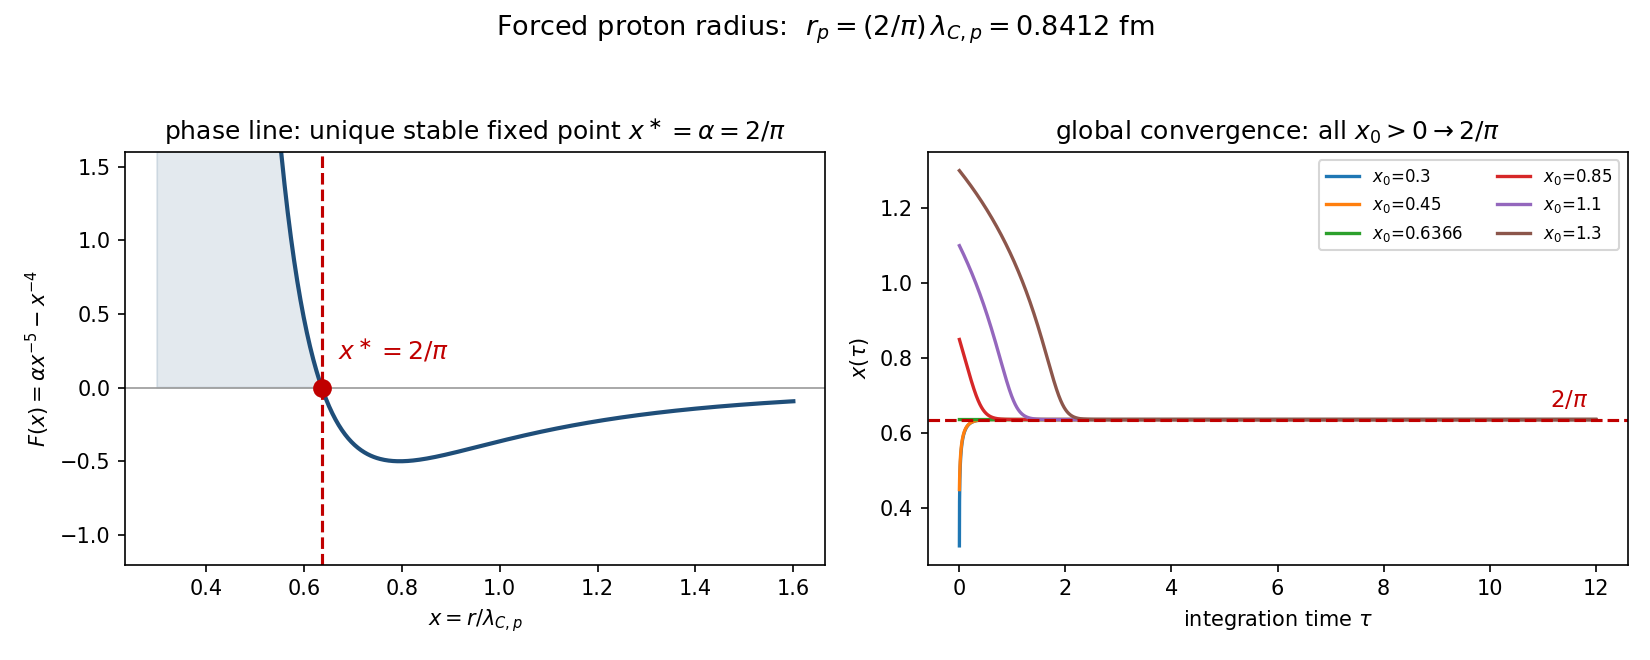

This chart was generated by the following Python code:
"""
forced_circle_attractor.py
================================================================================
VP 잼밍 이론 — "강제된 원" 양성자 반경 끌개 (PROTON, not quantum).

물리:  등정적 잼밍 코어(z=2d)는 전단 여유가 0이라, 회전이 임의로 접촉을 깨
       언잼시킨다. 언잼 물질은 단일 C3 노즐로만 빠져나가 *방향성 유입*을 만든다
       (= 백서 6.2 의 r^-4 항, 가정이 아니라 회전의 귀결).  바깥으로는 정류된
       강성 반발(alpha * r^-5).  두 항의 평형이 코어 반경을 '못박는다'.

지배식 (반경 x = r / lambda_Cp, 무차원):

       dx/dt = F(x) = alpha * x^-5  -  x^-4 ,     alpha = 2/pi

  - 고정점:  alpha x^-5 = x^-4  =>  x* = alpha = 2/pi = 0.63662
  - 안정성:  F'(x) = -5 alpha x^-6 + 4 x^-5 ,  F'(x*) = -alpha^-5 = -(pi/2)^5 ~ -9.56 < 0  (안정)
  - 유일성:  양의 고정점은 x* 하나뿐 (F(x)=0 <=> x=alpha)
  - 전역성:  x>0 에서 x<x* 면 F>0(증가), x>x* 면 F<0(감소) => 모든 양의 초기값이 x* 로 수렴

  => r_p = (2/pi) * lambda_Cp = 0.8412 fm  (강제됨, 자유 파라미터 아님)

지수 -5, -4 는 평형 *위치*만 정하고, 평형값 2/pi 는 정류 생존분율 <|cos|>_2D 에서 온다.
(2/pi 의 닫힌 형태 증명은 06_constants_scales_geometry 참조.)

등급: [F]/[V]  (닫힌 형태 + 수치 적분 검증).

실행:  python3 forced_circle_attractor.py
출력:  콘솔 요약 + forced_circle_attractor.png/.pdf (위상선 + 수렴 궤적)
의존:  numpy, matplotlib
"""

import numpy as np
import matplotlib; matplotlib.use("Agg")
import matplotlib.pyplot as plt

ALPHA      = 2/np.pi
LAMBDA_C_P = 1.32140985539e-15   # m (양성자 콤프턴 파장)

def F(x):  return ALPHA * x**-5 - x**-4
def Fp(x): return -5*ALPHA * x**-6 + 4 * x**-5

# ---- 고정점 / 안정성 (해석) -------------------------------------------------
xstar = ALPHA
Fp_star_analytic = -ALPHA**-5            # = -(pi/2)^5
print("="*70)
print("강제된 원 — 양성자 반경 끌개")
print("="*70)
print(f"  고정점       x* = alpha = 2/pi            = {xstar:.6f}")
print(f"  F(x*)                                     = {F(xstar):.3e}  (~0)")
print(f"  F'(x*) 해석  = -(pi/2)^5                   = {Fp_star_analytic:.4f}")
print(f"  F'(x*) 수치                                = {Fp(xstar):.4f}   (<0 => 안정)")
print(f"  => r_p = (2/pi)*lambda_Cp                  = {xstar*LAMBDA_C_P*1e15:.4f} fm")

# ---- 유일성: F(x)=0 의 양의 근 (격자 스캔) ----------------------------------
xs = np.linspace(0.2, 2.0, 400000)
fv = F(xs)
roots = xs[:-1][np.sign(fv[:-1]) != np.sign(fv[1:])]
print(f"  (0.2,2.0) 구간 양의 근 개수                 = {len(roots)}  -> {np.round(roots,5)}")

# ---- 전역 수렴: 여러 초기값에서 적분 ---------------------------------------
def integrate(x0, dt=2e-4, steps=60000):
    x = x0; traj = [x]
    for _ in range(steps):
        x = max(x + dt*F(x), 1e-6)      # 명시적 오일러 + 양수 클립
        traj.append(x)
    return np.array(traj)

x0_list = [0.30, 0.45, 0.6366, 0.85, 1.10, 1.30]
finals  = []
trajs   = {}
for x0 in x0_list:
    tr = integrate(x0); trajs[x0] = tr; finals.append(tr[-1])
print(f"  초기값 {x0_list}")
print(f"  수렴값                                     = {np.round(finals,5)}")
print(f"  모두 x*=2/pi={xstar:.5f} 로 수렴?            -> {np.allclose(finals, xstar, atol=2e-3)}")

# ---- 그림: (좌) 위상선 F(x),  (우) 수렴 궤적 -------------------------------
fig, (ax1, ax2) = plt.subplots(1, 2, figsize=(11, 4.4))

xx = np.linspace(0.30, 1.6, 600)
ax1.axhline(0, color="0.6", lw=0.8)
ax1.plot(xx, F(xx), color="#1f4e79", lw=2)
ax1.axvline(xstar, color="#c00000", ls="--", lw=1.5)
ax1.plot([xstar], [0], "o", color="#c00000", ms=8, zorder=5)
ax1.annotate(r"$x^\ast=2/\pi$", (xstar, 0), textcoords="offset points",
             xytext=(8, 14), color="#c00000", fontsize=12)
ax1.fill_between(xx, 0, F(xx), where=(F(xx) > 0), color="#1f4e79", alpha=0.12)
ax1.set_xlabel(r"$x=r/\lambda_{C,p}$"); ax1.set_ylabel(r"$F(x)=\alpha x^{-5}-x^{-4}$")
ax1.set_title(r"phase line: unique stable fixed point $x^\ast=\alpha=2/\pi$")
ax1.set_ylim(-1.2, 1.6)

tgrid = np.arange(len(trajs[x0_list[0]])) * 2e-4
for x0 in x0_list:
    ax2.plot(tgrid, trajs[x0], lw=1.6, label=f"$x_0$={x0}")
ax2.axhline(xstar, color="#c00000", ls="--", lw=1.5)
ax2.annotate(r"$2/\pi$", (tgrid[-1], xstar), textcoords="offset points",
             xytext=(-22, 6), color="#c00000", fontsize=11)
ax2.set_xlabel(r"integration time $\tau$"); ax2.set_ylabel(r"$x(\tau)$")
ax2.set_title(r"global convergence: all $x_0>0 \to 2/\pi$")
ax2.legend(fontsize=8, ncol=2)

fig.suptitle(r"Forced proton radius:  $r_p=(2/\pi)\,\lambda_{C,p}=0.8412$ fm", fontsize=13)
fig.tight_layout(rect=[0, 0, 1, 0.95])
fig.savefig("forced_circle_attractor.png", dpi=150)
fig.savefig("forced_circle_attractor.pdf")
print("  그림 저장: forced_circle_attractor.png / .pdf")
